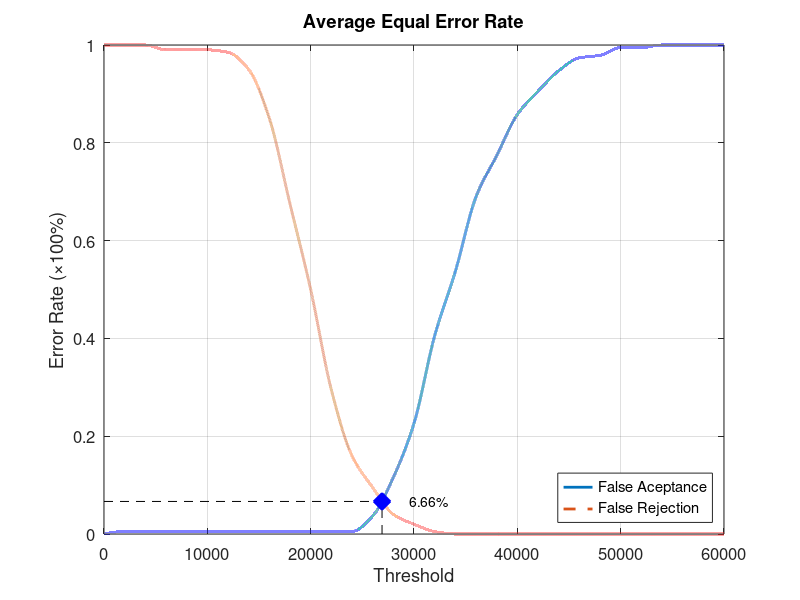
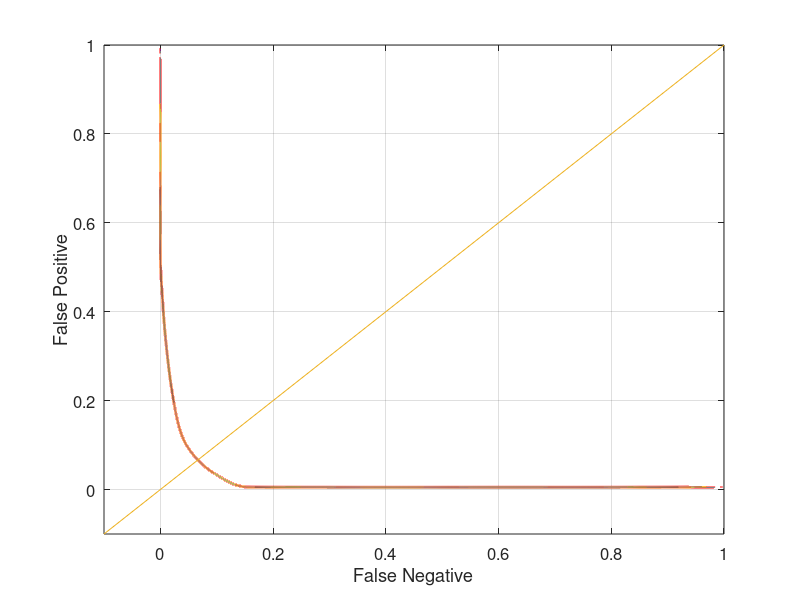

Write MATLAB code to recreate these figures, in order.
function yEER = Database3_2
close all;
clear;
clc;
x = 0:2000:60000;
xq = 0:0.5:60000;

y0 = [0 0.00526316 0.00526316 0.00526316 0.00526316 0.00526316 0.00526316 0.00526316 0.00526316 0.00526316 0.00526316 0.00526316 0.00526316 0.0368421 0.115789 0.226316 0.405263 0.536842 0.689474 0.773684 0.857895 0.905263 0.947368 0.973684 0.978947 0.994737 0.994737 1 1 1 1];
yy0 = interp1(x, y0, xq, 'pchip');
y1 = [1 1 1 0.99 0.99 0.99 0.985 0.95 0.85 0.675 0.5 0.295 0.16 0.095 0.04 0.02 0.005 0 0 0 0 0 0 0 0 0 0 0 0 0 0];
yy1 = interp1(x, y1, xq, 'pchip');

% Calculating EER: 
y2 = abs(y0 - y1);
find(y2 == min(y2))
yy2 = abs(yy0 - yy1);
xEER = find(yy2 == min(yy2));
xEERIndex = xq(xEER) % X-axis EER
yEER = yy0(xEER) % Y-axis EER

main = figure
plot(xq, yy0,'-','LineWidth', 2);	hold on
plot(xq, yy1,'--','LineWidth', 2);	hold on
plot([xEERIndex xEERIndex], [0 yEER], 'k--');	hold on
plot([0 xEERIndex], [yEER yEER], 'k--');	hold on
plot(xEERIndex, yEER, 'bx', 'LineWidth', 10);	hold on
text(xEERIndex + 10 * xEERIndex / 100, yEER, [num2str(round((10000 * yEER)) / 100) '%'])
legend('False Aceptance', 'False Rejection', 'Location', 'SouthEast')
xlabel('Threshold')
ylabel('Error Rate (\times100%)')
title('Average Equal Error Rate')
set(gca, 'FontSize', 12)
axis([0 60000 0 1])
grid on

print(main, 'Database3_2Main', '-dpng');
FNRxFPR = figure('Color', [1 1 1]);
plot(yy1, yy0, '-', yy1, yy0, 'LineWidth', 2);
hold on
y = -0.1:0.1:1
plot(y, y); 
set(gca, 'FontSize', 12)
xlabel('False Negative')
ylabel('False Positive')
axis([-0.1 1 -0.1 1])
set(gca, 'FontSize', 12)
grid on

print(FNRxFPR, 'Database3_2FNRxFPR','-dpng');
end
